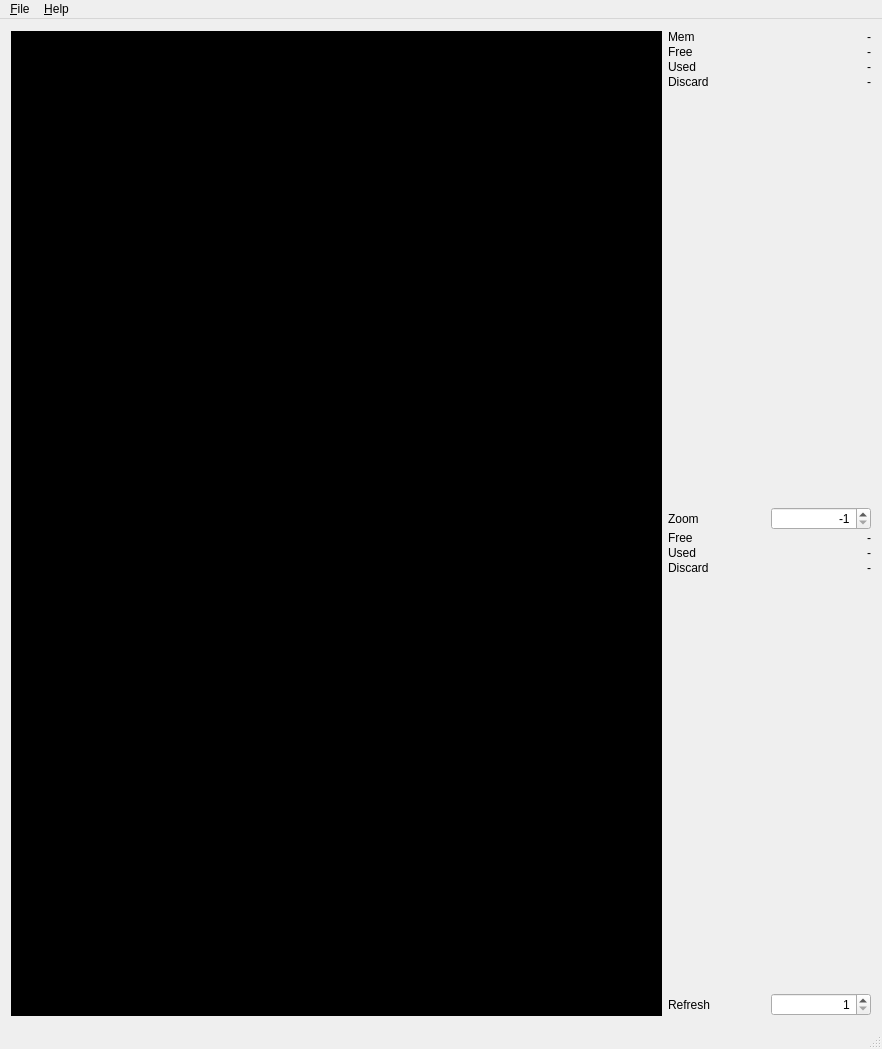
<?xml version="1.0" encoding="UTF-8"?>
<ui version="4.0">
 <class>ZDMon</class>
 <widget class="QMainWindow" name="ZDMon">
  <property name="geometry">
   <rect>
    <x>0</x>
    <y>0</y>
    <width>882</width>
    <height>1049</height>
   </rect>
  </property>
  <property name="windowTitle">
   <string>ZDMon</string>
  </property>
  <widget class="QWidget" name="centralWidget">
   <layout class="QHBoxLayout" name="horizontalLayout">
    <item>
     <layout class="QVBoxLayout" name="verticalLayout">
      <property name="spacing">
       <number>0</number>
      </property>
      <item>
       <spacer name="horizontalSpacer">
        <property name="orientation">
         <enum>Qt::Horizontal</enum>
        </property>
        <property name="sizeHint" stdset="0">
         <size>
          <width>640</width>
          <height>1</height>
         </size>
        </property>
       </spacer>
      </item>
      <item>
       <widget class="ZonesWidget" name="zones" native="true">
        <property name="sizePolicy">
         <sizepolicy hsizetype="Expanding" vsizetype="Expanding">
          <horstretch>0</horstretch>
          <verstretch>0</verstretch>
         </sizepolicy>
        </property>
        <property name="minimumSize">
         <size>
          <width>640</width>
          <height>800</height>
         </size>
        </property>
        <property name="baseSize">
         <size>
          <width>0</width>
          <height>0</height>
         </size>
        </property>
        <property name="autoFillBackground">
         <bool>false</bool>
        </property>
        <property name="styleSheet">
         <string notr="true">background-color:black;</string>
        </property>
       </widget>
      </item>
     </layout>
    </item>
    <item>
     <layout class="QFormLayout" name="formLayout">
      <property name="fieldGrowthPolicy">
       <enum>QFormLayout::AllNonFixedFieldsGrow</enum>
      </property>
      <property name="horizontalSpacing">
       <number>3</number>
      </property>
      <property name="verticalSpacing">
       <number>1</number>
      </property>
      <item row="0" column="0">
       <widget class="QLabel" name="llmem">
        <property name="sizePolicy">
         <sizepolicy hsizetype="Minimum" vsizetype="Preferred">
          <horstretch>0</horstretch>
          <verstretch>0</verstretch>
         </sizepolicy>
        </property>
        <property name="minimumSize">
         <size>
          <width>100</width>
          <height>0</height>
         </size>
        </property>
        <property name="text">
         <string>Mem</string>
        </property>
       </widget>
      </item>
      <item row="0" column="1">
       <widget class="QLabel" name="lRam">
        <property name="sizePolicy">
         <sizepolicy hsizetype="Minimum" vsizetype="Preferred">
          <horstretch>0</horstretch>
          <verstretch>0</verstretch>
         </sizepolicy>
        </property>
        <property name="minimumSize">
         <size>
          <width>100</width>
          <height>0</height>
         </size>
        </property>
        <property name="maximumSize">
         <size>
          <width>200</width>
          <height>16777215</height>
         </size>
        </property>
        <property name="text">
         <string>-</string>
        </property>
        <property name="alignment">
         <set>Qt::AlignRight|Qt::AlignTrailing|Qt::AlignVCenter</set>
        </property>
       </widget>
      </item>
      <item row="1" column="0">
       <widget class="QLabel" name="llfree">
        <property name="sizePolicy">
         <sizepolicy hsizetype="Minimum" vsizetype="Preferred">
          <horstretch>0</horstretch>
          <verstretch>0</verstretch>
         </sizepolicy>
        </property>
        <property name="minimumSize">
         <size>
          <width>100</width>
          <height>0</height>
         </size>
        </property>
        <property name="text">
         <string>Free</string>
        </property>
       </widget>
      </item>
      <item row="1" column="1">
       <widget class="QLabel" name="lFree">
        <property name="sizePolicy">
         <sizepolicy hsizetype="Minimum" vsizetype="Preferred">
          <horstretch>0</horstretch>
          <verstretch>0</verstretch>
         </sizepolicy>
        </property>
        <property name="minimumSize">
         <size>
          <width>100</width>
          <height>0</height>
         </size>
        </property>
        <property name="maximumSize">
         <size>
          <width>200</width>
          <height>16777215</height>
         </size>
        </property>
        <property name="text">
         <string>-</string>
        </property>
        <property name="alignment">
         <set>Qt::AlignRight|Qt::AlignTrailing|Qt::AlignVCenter</set>
        </property>
       </widget>
      </item>
      <item row="2" column="0">
       <widget class="QLabel" name="llused">
        <property name="sizePolicy">
         <sizepolicy hsizetype="Minimum" vsizetype="Preferred">
          <horstretch>0</horstretch>
          <verstretch>0</verstretch>
         </sizepolicy>
        </property>
        <property name="minimumSize">
         <size>
          <width>100</width>
          <height>0</height>
         </size>
        </property>
        <property name="text">
         <string>Used</string>
        </property>
       </widget>
      </item>
      <item row="2" column="1">
       <widget class="QLabel" name="lUsed">
        <property name="sizePolicy">
         <sizepolicy hsizetype="Minimum" vsizetype="Preferred">
          <horstretch>0</horstretch>
          <verstretch>0</verstretch>
         </sizepolicy>
        </property>
        <property name="minimumSize">
         <size>
          <width>100</width>
          <height>0</height>
         </size>
        </property>
        <property name="maximumSize">
         <size>
          <width>200</width>
          <height>16777215</height>
         </size>
        </property>
        <property name="text">
         <string>-</string>
        </property>
        <property name="alignment">
         <set>Qt::AlignRight|Qt::AlignTrailing|Qt::AlignVCenter</set>
        </property>
       </widget>
      </item>
      <item row="3" column="0">
       <widget class="QLabel" name="lldiscard">
        <property name="text">
         <string>Discard</string>
        </property>
       </widget>
      </item>
      <item row="3" column="1">
       <widget class="QLabel" name="lStale">
        <property name="text">
         <string>-</string>
        </property>
        <property name="alignment">
         <set>Qt::AlignRight|Qt::AlignTrailing|Qt::AlignVCenter</set>
        </property>
       </widget>
      </item>
      <item row="4" column="0">
       <spacer name="verticalSpacer_2">
        <property name="orientation">
         <enum>Qt::Vertical</enum>
        </property>
        <property name="sizeHint" stdset="0">
         <size>
          <width>20</width>
          <height>10</height>
         </size>
        </property>
       </spacer>
      </item>
      <item row="4" column="1">
       <spacer name="verticalSpacer_3">
        <property name="orientation">
         <enum>Qt::Vertical</enum>
        </property>
        <property name="sizeHint" stdset="0">
         <size>
          <width>20</width>
          <height>1</height>
         </size>
        </property>
       </spacer>
      </item>
      <item row="5" column="0">
       <widget class="QLabel" name="lmzZoom">
        <property name="text">
         <string>Zoom</string>
        </property>
       </widget>
      </item>
      <item row="5" column="1">
       <widget class="QSpinBox" name="spinZoom">
        <property name="alignment">
         <set>Qt::AlignRight|Qt::AlignTrailing|Qt::AlignVCenter</set>
        </property>
        <property name="minimum">
         <number>-1</number>
        </property>
        <property name="maximum">
         <number>34</number>
        </property>
        <property name="value">
         <number>-1</number>
        </property>
       </widget>
      </item>
      <item row="7" column="0">
       <widget class="QLabel" name="lmzFree">
        <property name="text">
         <string>Free</string>
        </property>
       </widget>
      </item>
      <item row="8" column="0">
       <widget class="QLabel" name="lmzUsed">
        <property name="text">
         <string>Used</string>
        </property>
       </widget>
      </item>
      <item row="9" column="0">
       <widget class="QLabel" name="lmzDiscard">
        <property name="text">
         <string>Discard</string>
        </property>
       </widget>
      </item>
      <item row="7" column="1">
       <widget class="QLabel" name="mzFree">
        <property name="text">
         <string>-</string>
        </property>
        <property name="alignment">
         <set>Qt::AlignRight|Qt::AlignTrailing|Qt::AlignVCenter</set>
        </property>
       </widget>
      </item>
      <item row="8" column="1">
       <widget class="QLabel" name="mzUsed">
        <property name="text">
         <string>-</string>
        </property>
        <property name="alignment">
         <set>Qt::AlignRight|Qt::AlignTrailing|Qt::AlignVCenter</set>
        </property>
       </widget>
      </item>
      <item row="9" column="1">
       <widget class="QLabel" name="mzStale">
        <property name="text">
         <string>-</string>
        </property>
        <property name="alignment">
         <set>Qt::AlignRight|Qt::AlignTrailing|Qt::AlignVCenter</set>
        </property>
       </widget>
      </item>
      <item row="10" column="0">
       <spacer name="verticalSpacer_4">
        <property name="orientation">
         <enum>Qt::Vertical</enum>
        </property>
        <property name="sizeHint" stdset="0">
         <size>
          <width>20</width>
          <height>200</height>
         </size>
        </property>
       </spacer>
      </item>
      <item row="10" column="1">
       <spacer name="verticalSpacer_5">
        <property name="orientation">
         <enum>Qt::Vertical</enum>
        </property>
        <property name="sizeHint" stdset="0">
         <size>
          <width>20</width>
          <height>1</height>
         </size>
        </property>
       </spacer>
      </item>
      <item row="11" column="0">
       <widget class="QLabel" name="label">
        <property name="text">
         <string>Refresh</string>
        </property>
       </widget>
      </item>
      <item row="11" column="1">
       <widget class="QSpinBox" name="spinRefresh">
        <property name="alignment">
         <set>Qt::AlignRight|Qt::AlignTrailing|Qt::AlignVCenter</set>
        </property>
        <property name="minimum">
         <number>1</number>
        </property>
       </widget>
      </item>
     </layout>
    </item>
   </layout>
  </widget>
  <widget class="QMenuBar" name="menuBar">
   <property name="geometry">
    <rect>
     <x>0</x>
     <y>0</y>
     <width>882</width>
     <height>34</height>
    </rect>
   </property>
   <widget class="QMenu" name="menu_File">
    <property name="title">
     <string>&amp;File</string>
    </property>
    <addaction name="separator"/>
    <addaction name="action_Quit"/>
   </widget>
   <widget class="QMenu" name="menu_Help">
    <property name="title">
     <string>&amp;Help</string>
    </property>
    <addaction name="separator"/>
    <addaction name="action_About"/>
   </widget>
   <addaction name="menu_File"/>
   <addaction name="menu_Help"/>
  </widget>
  <widget class="QStatusBar" name="statusBar"/>
  <action name="action_Quit">
   <property name="text">
    <string>&amp;Quit</string>
   </property>
  </action>
  <action name="action_About">
   <property name="text">
    <string>&amp;About</string>
   </property>
  </action>
 </widget>
 <layoutdefault spacing="6" margin="11"/>
 <customwidgets>
  <customwidget>
   <class>ZonesWidget</class>
   <extends>QWidget</extends>
   <header>zoneswidget.h</header>
   <container>1</container>
  </customwidget>
 </customwidgets>
 <resources/>
 <connections/>
</ui>
